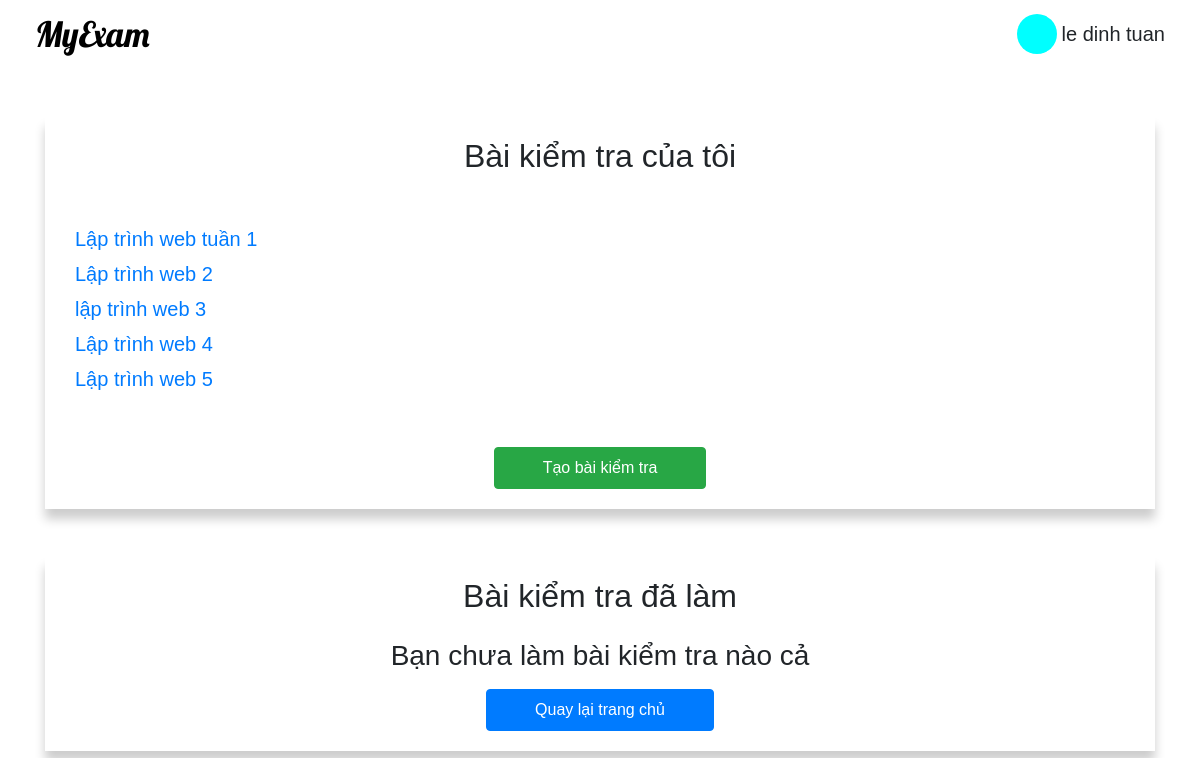
Screenshot of /home/user=letuan/my-test/ (signed in) with the database file from the repository.
### home/models.py (models this page shows, shortened)
class Exam(models.Model):
    key = models.ForeignKey( User ,on_delete = models.CASCADE)
    examName = models.CharField(max_length= 200, default= "")
    dateCreate = models.DateField(default = datetime.now,blank = True, editable = False)

### home/views.py (the view, shortened to what this page needs)
# urls.py: path('home/user=<str:username>/my-test/', views.myTest, name= "my-test"),
def myTest(request, username):
    user = request.session.get('user', None)
    print(user)
    if user is None or user == '' or user == []:
        return redirect(reverse('sign-in'))
    user = User.objects.get(username = username)
    my_exams = Exam.objects.filter(key=user)
    my_exams_context = []
    for exam in my_exams:
        my_exams_context.append(exam.examName)
    if my_exams_context == []:
        my_exams_context = 'none'
    do_exams = Exam.objects.exclude(key = user)# lấy ra những exams không phải do user có này tạo ra
    done_exams_context = []
    for exam in do_exams:
        creator = exam.key
        score_obj = []
        for score in Point.objects.filter(key1 = user,key2 = exam):
            score_obj.append(score)
        score = None
        if score_obj ==[]:
            pass
    if done_exams_context == []:
        done_exams_context = 'none'
    print(my_exams_context)
    context = {
        "user": user,
        "my_exams":my_exams_context,
        "done_exams":done_exams_context,
    }
    return render(request,"home/my-test.html",{"context":context})

### home/templates/home/my-test.html (shortened to what this page needs)
{% extends "home/base/base-home.html" %}
{% block name %}
{{context.user.first_name}} {{context.user.last_name}}
{% endblock %}
{% block my-home %}
    {% url 'home' context.user.username %}
{% endblock %}
{% block content %}
    <div class="container pb-5">
        <div class="test-section mt-5">
            <h2 class="text-center mb-4">Bài kiểm tra của tôi</h2>
            {% if context.my_exams == 'none' %}
                <h3 class="text-center">Bạn chưa có bài kiểm tra nào </h3>
            {% else %}
                <div class="my-exam">
                    {% for exam in context.my_exams %}
                        <a href="{% url 'list-question' context.user.username exam %}" class="my-exam__exam">{{ exam }}</a>
                    {% endfor %}
                </div>
            {% endif %}
            <div class="d-flex justify-content-center mt-5">
                <button type="button" class="btn btn-success px-5 py-2" id="createTestBtn" data-toggle="modal" data-target="#myModal">Tạo bài kiểm tra</a>
            </div>
        </div>
        <div class="test-section mt-5">
            <h2 class="text-center mb-4">Bài kiểm tra đã làm</h2>
            {% if context.done_exams == 'none' %}
                <h3 class="text-center"> Bạn chưa làm bài kiểm tra nào cả</h3>
                <div class="d-flex justify-content-center mt-3">
                    <a href="{% url 'home' context.user.username %}" class="btn btn-primary px-5 py-2">Quay lại trang chủ</a>
                </div>
            {% endif %}
        </div>
    </div>
{% endblock %}

### home/static/home/css/style.css (style rules this page uses)
:root { --color-primary-light:#00e8e8; }
* { font-family: Arial, Helvetica, sans-serif; margin:0; padding:0; box-sizing: border-box; }
.test-section { padding: 20px; box-shadow: 0px 10px 10px rgba(0,0,0,.2); }
.my-exam__exam { margin: 5px 0; display:block !important; font-size:20px !important; transition: all .2s linear; border-radius: 2px; }
.my-exam { padding: 20px 10px; max-height: 200px !important; overflow-y: scroll; }

### rows the page displays
Exam: my_exams "Lập trình web tuần 1"
Exam: my_exams "Lập trình web 2"
Exam: my_exams "lập trình web 3"
Exam: my_exams "Lập trình web 4"
Exam: my_exams "Lập trình web 5"

### other values shown
{{ context.user.first_name }} "le dinh"
{{ context.user.last_name }} "tuan"
